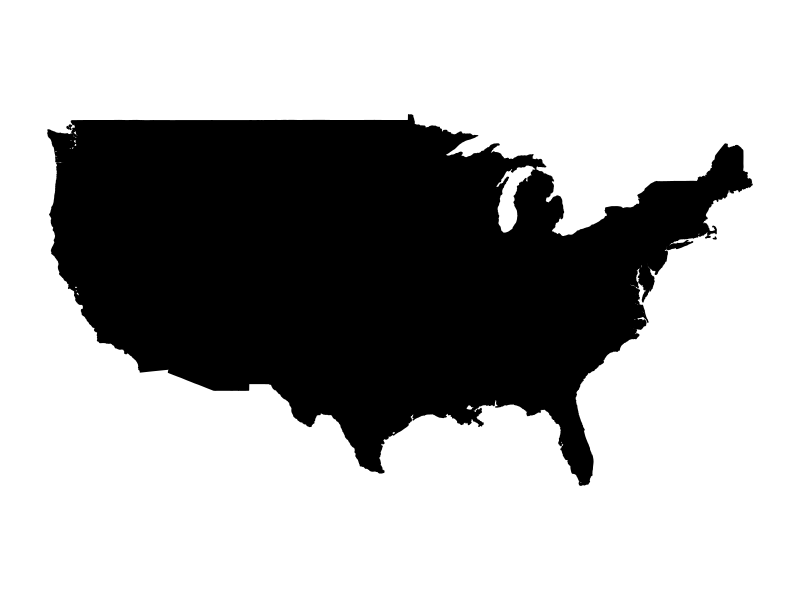
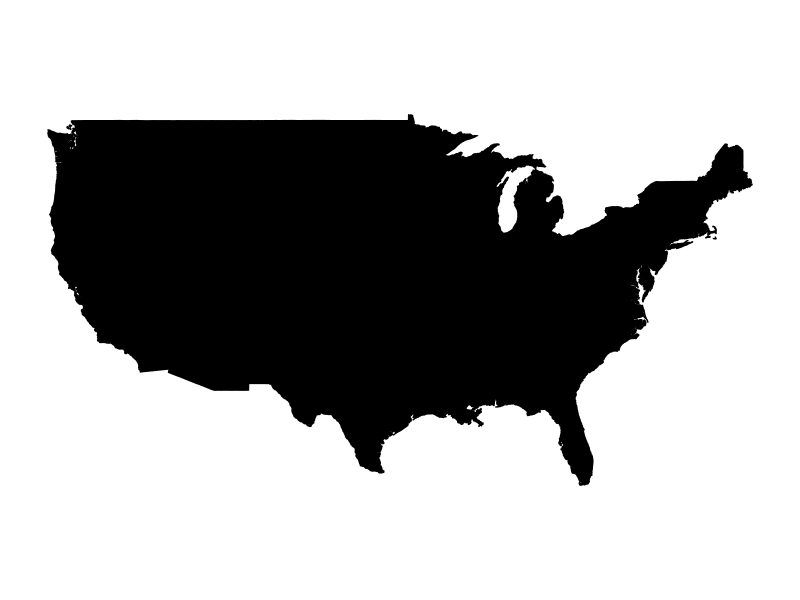
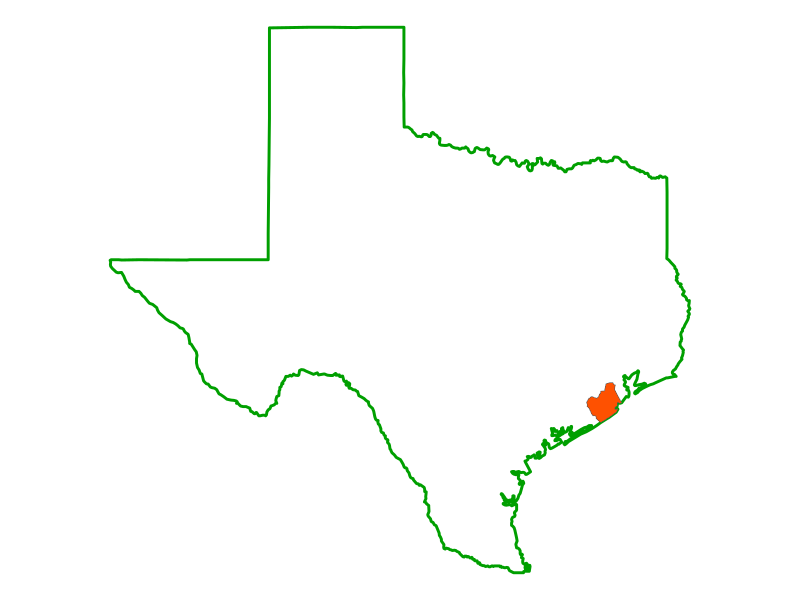
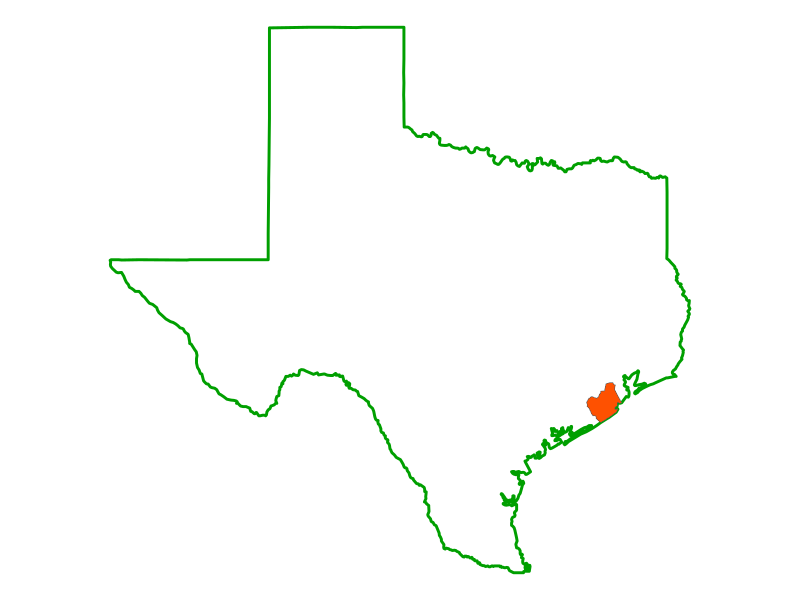

Generate these figures, in order, with R:
library(tidyverse)
library(maps)
library(sf)

state <- map("state", fill = T)
county <- map("county", fill = T)

state <- st_as_sf(state)
county <- st_as_sf(county)

tx <- state %>% filter(ID %in% c("texas"))
b <- county %>% filter(ID %in% c("texas,brazoria"))

ggplot(tx) +
  geom_sf(fill = "white", color = "#009F00", lwd = 1) +
  geom_sf(data = b, fill = "#FE5101") +
  theme_void()
ggsave("static/img/texas.png")
